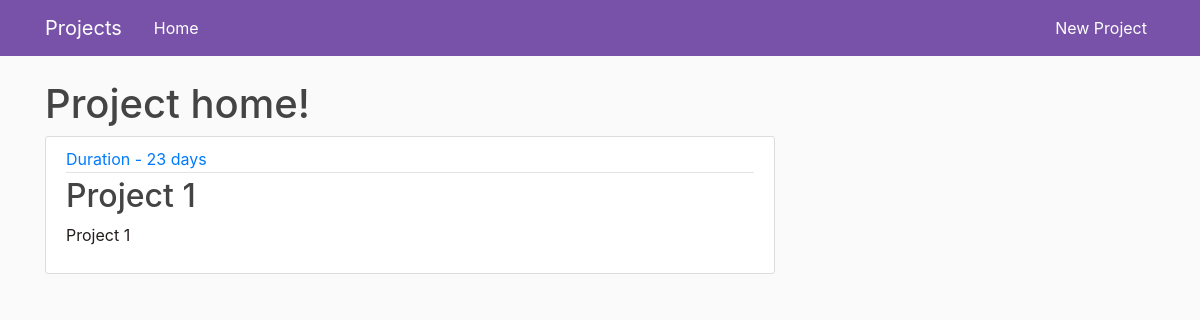
Before: / with the older database file.
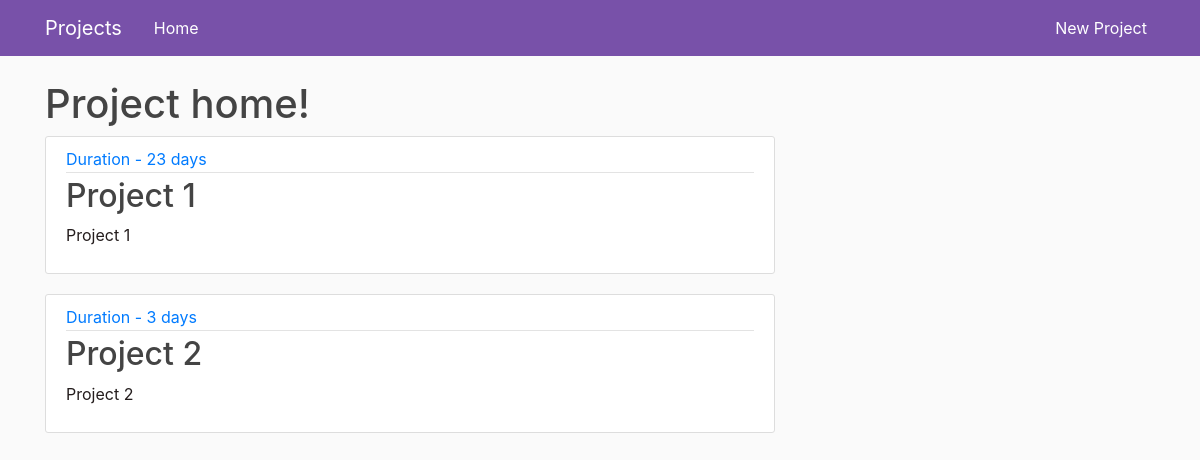
After: the same page with the newer database file.
### project/models.py (models this page shows, shortened)
class Project(models.Model):
    title = models.CharField(max_length=100)
    description = models.TextField()
    duration =models.IntegerField(default=34)

### project/views.py (the view)
# urls.py: path('',ProjectListView.as_view(),name = 'project-home'),
class ProjectListView(ListView):
    model = Project
    context_object_name = 'projects'
    template_name='project/home.html'

### project/templates/project/home.html
{% extends 'project/base.html' %}
{% block content %}
    <h1>Project home!</h1>
    {% for project in projects %}
    <article class="media content-section">
        <div class="media-body">
          <div class="article-metadata">
            <a class="mr-2" href="#">Duration - {{ project.duration }} days</a>
          </div>
          <h2><a class="article-title" href="{% url 'project-detail' project.id %}">{{ project.title }}</a></h2>
          <p class="article-content">{{ project.description }}</p>
        </div>
      </article>
    {% endfor %}
{% endblock content %}

Changed rows visible on the page:
added Project: duration "3", title "Project 2", description "Project 2"
